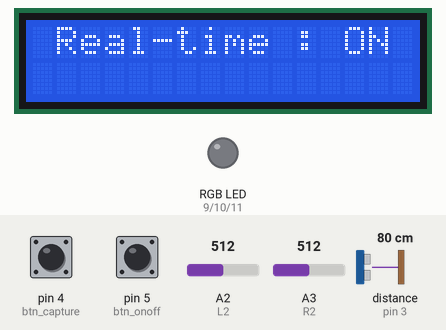
Recording of a sketch running on a simulated Arduino Uno, built with avr-gcc and run on an emulated ATmega328P. On the bench: 16×2 character LCD, an RGB LED mixed from three pins (HIGH = lit). Inputs (shaded band) come from the test bench; at power-on: pin 5 (btn_onoff) HIGH, A2 (L2) = 512, pin 4 (btn_capture) HIGH, A3 (R2) = 512, distance to the obstacle (sensor on pin 3) 80 cm. The echo pulse lasts 58.3 µs per cm; pins used as bus, display or sensor lines are not drawn; what the sketch prints to the serial monitor is not drawn.

Above: at 1.2 s.
1.3 s: pin 5 (btn_onoff) pulled LOW for 0.15 s
At 2.0 s:
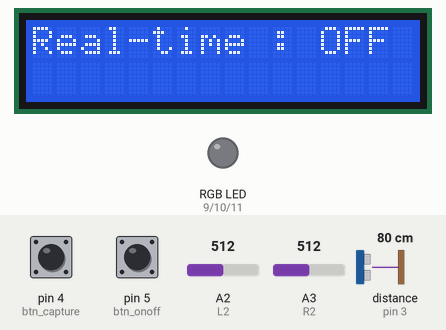
3.0 s: A2 (L2) set to 538
4.5 s: A2 (L2) set to 561
7.0 s: pin 4 (btn_capture) pulled LOW for 0.15 s
At 8.3 s:
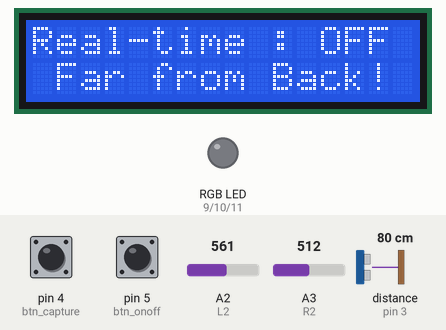
8.7 s: pin 5 (btn_onoff) pulled LOW for 1 s
At 10.1 s:
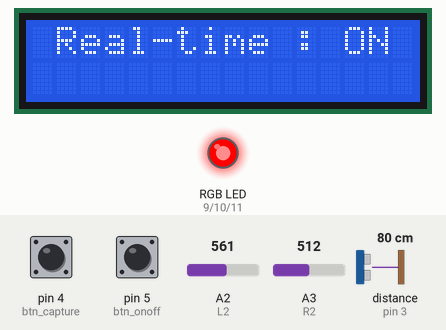
11.2 s: pin 4 (btn_capture) pulled LOW for 1 s
At 13.7 s:
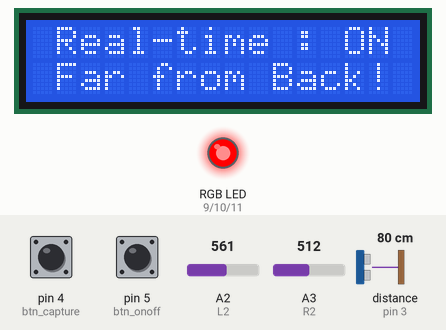
Timing chart, 0 to 24.2 s (numbered marks = the images above; inputs shaded):
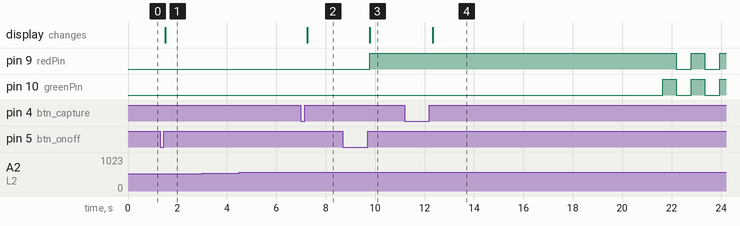

Measured:
- after the input at 1.3 s, the display: changes after 0.20 s (image 1)
- after the input at 3.0 s, every drawn part: stays the same
- after the input at 4.5 s, every drawn part: stays the same
- after the input at 7.0 s, the display: changes after 0.26 s (image 2)
- after the input at 8.7 s, pin 9 (redPin): LOW → HIGH after 1.1 s; the display: changes after 1.1 s (image 3)
- after the input at 11.2 s, the display: changes after 1.1 s (image 4)

The sketch:

mainDebug1.ino
```cpp
//last update 20.06.02

// 라이브러리 및 객체 선언 ----------------------------------------------
#include <LiquidCrystal_I2C.h>
LiquidCrystal_I2C lcd(0x27,16,2);

// 핀 번호 할당 ---------------------------------------------------------
//const int L1 = A0;              // 앞
//const int R1 = A1;
#define L2 A2                     // 압력 센서 핀
#define R2 A3
//const int L3 = A4;              // 뒤
//const int R3 = A5;
#define TRIG 2                    // 초음파 센서 핀
#define ECHO 3
#define redPin 9                  // 실시간 알림용 led 핀
#define greenPin 10
#define bluePin 11
#define btn_onoff 5               // 실시간 LED 알림 onoff 버튼 (흰색)
#define btn_capture 4             // 실시간 자세 LCD 확인 버튼 (검정색)

// Parameters ------------------------------------------------------------
// 자세의 종류 및 개수
enum POSTURES {PROPER=0, HIP_FRONT, BEND_LEFT, BEND_RIGHT, BACK_CURVED};
const int posnum = 5;
// LCD 윗줄 출력 문구: LED 실시간 알림 모드 ON/OFF
String RTonoff[2] = {"Real-time : OFF", " Real-time : ON "};  // LCD 첫째 줄 문구 (실시간 LED 알림 on/off 상태)
// LCD 아래줄 문구: 현재 자세
String pos[posnum] = {"  Good Posture! ", " Far from Back! ", "   Bend Left!   ", "   Bend Right!  ", "  Back Curved!  "};
const int distanceSN = 4;         // 엉덩이가 떨어져 앉은 것으로 판단하는 초음파 센서 거리 기준
const int notBalanceDiff = 400;   // 좌우 불균형으로 판단하는 압력 센서 차이 값 기준
const int sstime = 10;            // 자세 판별 간격: 1초
const int maxDATA = 10;           // 데이터가 이만큼 모이면 데이터 분석 및 어플로 REPORT 전송
const int stretchTime = 150;      // 스트레칭 알림 주기 (15초 이상 오래 앉아있을 시 알림)
const int ledDuration = 500;      // led 점멸 시간 간격: 500ms
const int loopPeriod = 100;       // main loop 간격: 100ms
const int BADnum = 3;             // 3초 이상 나쁜 자세 유지시 LED 실시간 알림

// Global Variables --------------------------------------------------------
bool btn_onoff_pushed = false;    // LED onoff 버튼이 직전 loop에서 눌렸었는지
bool btn_capture_pushed = false;  // LCD 표시 버튼이 직전 loop에서 눌렸었는지
int isRealtimeON = 1;             // 실시간 LED 알림 Mode의 ON/OFF 상태 (초기 on)
int sscnt = 0;                    // 자세 판별 간격 측정 변수 (sstime이 되면 판별)
int currPos = PROPER;             // 판별된 현재 자세를 담는 변수
int posDATA[posnum] = {0,};       // 판단 자세 결과 누적 (각 index는 enum POSTURES의 index와 일치)
int numDATA = 0;                  // posDATA에 모인 데이터 개수
int sitTime = 0;                  // 앉은 누적 시간 측정 (자세가 바르던 나쁘던 앉기만 하면 = FSR에 뭔가 감지되기만 하면)
unsigned long prevLEDtime = 0;    // led 점멸을 위한 시간 측정
unsigned long currentTime = 0;    // 시스템 동작 시간
bool isLEDon = false;             // 점멸하는 led의 onoff 상태
int badCnt = 0;                   // 연속 나쁜 자세 개수 카운트

// FUCNTIONS --------------------------------------------------------------
// 압력 센서 값을 읽어, 앉아있는지 여부를 반환하는 함수 // NEEDMODIFY
bool checkSIT(int l, int r){
    if (l>=450 && l<550 && r>=450 && r<550)
    return false;
  return true;
}

// 등받이와 엉덩이 사이 거리를 측정해 반환하는 함수
int UltraSonic()
{
  digitalWrite(TRIG, HIGH);
  delayMicroseconds(10);
  digitalWrite(TRIG, LOW);

  int duration = pulseIn(ECHO, HIGH);
  int cm = duration / 29 / 2;

  Serial.print("등받이와의 거리 : ");   // DEBUG
  Serial.print(cm);
  Serial.println("cm");

  return cm;
}

// 압력 센서 값을 통해 좌우 불균형을 판단하는 함수 (오른쪽 : 1, 균형 : 0, 왼쪽 : 2)
int sideBalance(int L, int R) {
  if(L < R - notBalanceDiff){
    return 1;
  }
  else if(L >= R + notBalanceDiff) {
    return 2;
  }
  else {
    return 0;
  }
}

// 라즈베리파이를 호출해 현재 딥러닝 모델이 허리가 굽었는지를 판독한 결과를 받아오는 함수
bool checkBackBend(){
  // Serial.println("RASPBERRY")
  // while(True) {if received signal: break}
  // return received;
  return false;             //DEBUG 허리가 굽지 않았으면(바른 자세면) false 반환
}

// RGB LED에 r,g,b값에 해당하는 색깔을 출력하는 함수
void RGBWrite(int r, int g, int b){
  analogWrite(redPin, r);
  analogWrite(greenPin, g);
  analogWrite(bluePin, b);
}

// MAIN =========================================================================
void setup()
{
  Serial.begin(9600);

  pinMode(btn_onoff, INPUT_PULLUP);     // pin mapping
  pinMode(btn_capture, INPUT_PULLUP);
  pinMode(TRIG, OUTPUT);
  pinMode(ECHO, INPUT);
  pinMode(redPin, OUTPUT);
  pinMode(greenPin, OUTPUT);
  pinMode(bluePin, OUTPUT);

  lcd.init();                           // lcd setup
  lcd.backlight();
  lcd.clear();
  lcd.setCursor(0, 0);
  lcd.print(RTonoff[isRealtimeON]);

  RGBWrite(0,0,0);                      // led setup
}

void loop()
{
  // 앉았는지 확인하는 부분 -------------------------------------
  int valL = analogRead(L2);            // read 압력센서
  int valR = analogRead(R2);
  bool isSIT = checkSIT(valL, valR);    // 앉았는지 판단 => isSIT

  if(isSIT) ++sitTime;                  // 앉았으면 앉은 시간 ++
  else {                                // 앉지 않았으면 앉은 시간, 현재 자세,
    sitTime = 0;                        //   누적 나쁜 자세 개수 초기화
    currPos = PROPER;
    badCnt = 0;
  }

  // 각 버튼이 눌렸는지를 감지하는 부분 ---------------------------
  int btn_onoff_pushing = digitalRead(btn_onoff);
  int btn_capture_pushing = digitalRead(btn_capture);

  if(btn_onoff_pushing == LOW){               // LED 실시간 onoff 모드 전환 버튼
    btn_onoff_pushed = true;
  }
  else{
    if(btn_onoff_pushed == true){             // 버튼이 눌리면
      isRealtimeON = (isRealtimeON + 1) % 2;  // Mode를 전환하고
      lcd.clear();                            // LCD 첫 줄에 띄운다
      lcd.setCursor(0, 0);
      lcd.print(RTonoff[isRealtimeON]);       // isRealtimeON이 0이면 off, 1은 on
      btn_onoff_pushed = false;
    }
  }

  if(btn_capture_pushing == LOW){             // LCD 현재 자세 표시 버튼
    btn_capture_pushed = true;
  }
  else{
    if(btn_capture_pushed == true){           // 버튼이 눌리면
      if(isSIT){                              // 그리고 앉아있다면
        lcd.clear();                          // LCD 첫 줄에 현재 LED onoff 모드를
        lcd.setCursor(0, 0);
        lcd.print(RTonoff[isRealtimeON]);
        lcd.setCursor(0, 1);                  // 둘째 줄에 현재 자세를 출력
        lcd.print(pos[currPos]);              // pos배열의 currPos번째 문구 = 현재 자세 문구
      }
      btn_capture_pushed = false;
    }
  }

  // 자세 판단 부분 --------------------------------------------------------------
  if(isSIT){
    if(sscnt < sstime) ++sscnt;                 // 자세 판단 간격 count
    else{                                       // 자세 판단 시간이 되었을 때
      sscnt = 0;

      if(UltraSonic() > distanceSN)                 // 1st: 초음파 센서 거리 체크
        currPos = HIP_FRONT;                        // => [1] 엉덩이를 붙이지 않은 자세
      else{
        int checkBalance = sideBalance(valL, valR); // 2nd: 압력 센서 좌우 기울어짐 체크
        if (checkBalance == 2){
          currPos = BEND_LEFT;                      // => [2] 왼쪽으로 기운 자세
        }
        else if (checkBalance == 1){
          currPos = BEND_RIGHT;                     // => [3] 오른쪽으로 기운 자세
        }
        else{
          if (checkBackBend())                      // 3rd: 이미지 센서 허리 굽음 체크
            currPos = BACK_CURVED;                  // => [4] 허리가 굽은 자세
          else currPos = PROPER;                    // => [0]. 바른 자세
        }
      }

      posDATA[currPos] += 1;                        // 판단 자세 결과를 posDATA에 누적
      ++numDATA;

      if(currPos) ++badCnt;                         // 판단 결과가 나쁜 자세면 badcnt++
      else badCnt = 0;                              // 판단 결과가 바른 자세면 badcnt 리셋

      Serial.print("LEFT: ");                       // DEBUG
      Serial.print(valL);
      Serial.print(" / RIGHT: ");
      Serial.println(valR);
      Serial.print("sitTime: ");
      Serial.println(sitTime);
      Serial.print("dataNUM: ");
      Serial.println(numDATA);
      Serial.print("badCnt: ");
      Serial.println(badCnt);
      Serial.println("==================현재 자세==================");
      Serial.println(pos[currPos]);
      Serial.println("=============================================");
    }
  }

  // RGB LED 출력 부분 -----------------------------------------------------------
  currentTime = millis();                         // 현재 시간 측정
  if (!isSIT) RGBWrite(0,0,0);                    // 앉아있지 않으면 LED off
  else if (sitTime == stretchTime){               // 스트레칭 시간까지 오래 앉아있을 때
    //StretchingAlarm();                          // 어플로 스트레칭 알림 전송
  }
  else if (sitTime > stretchTime){                // 스트레칭 알림이 갔음에도 계속 앉아있다면
    if(currentTime > prevLEDtime + ledDuration){  // LED 점멸
      prevLEDtime = currentTime;
      isLEDon = !isLEDon;
      RGBWrite(255*isLEDon, 255*isLEDon, 0);      // isLEDon이 true면 ON, false면 OFF
    }
  }
  else if (isRealtimeON){                         // 아직 스트레칭 시간이 아니고 실시간 알림이 on이면
    if(badCnt >= BADnum) RGBWrite(255, 0, 0);     // 나쁜 자세가 일정 시간 지속되면 빨간 색
    else RGBWrite(0, 255, 0);                     // 그 외 초록색
  }
  else RGBWrite(0,0,0);                           // 앉아있지만, 실시간 알림이 off면 LED off

  // 자세 데이터를 모아 분석 REPORT를 생성하고 어플에 보내는 부분 -------------------
  if(numDATA >= maxDATA){
    // ShowReport(posDATA, posnum);
    numDATA = 0;
    for (int i=0; i<posnum; ++i) posDATA[i]=0;    // posDATA 초기화
  }

  delay(loopPeriod);
}
```
